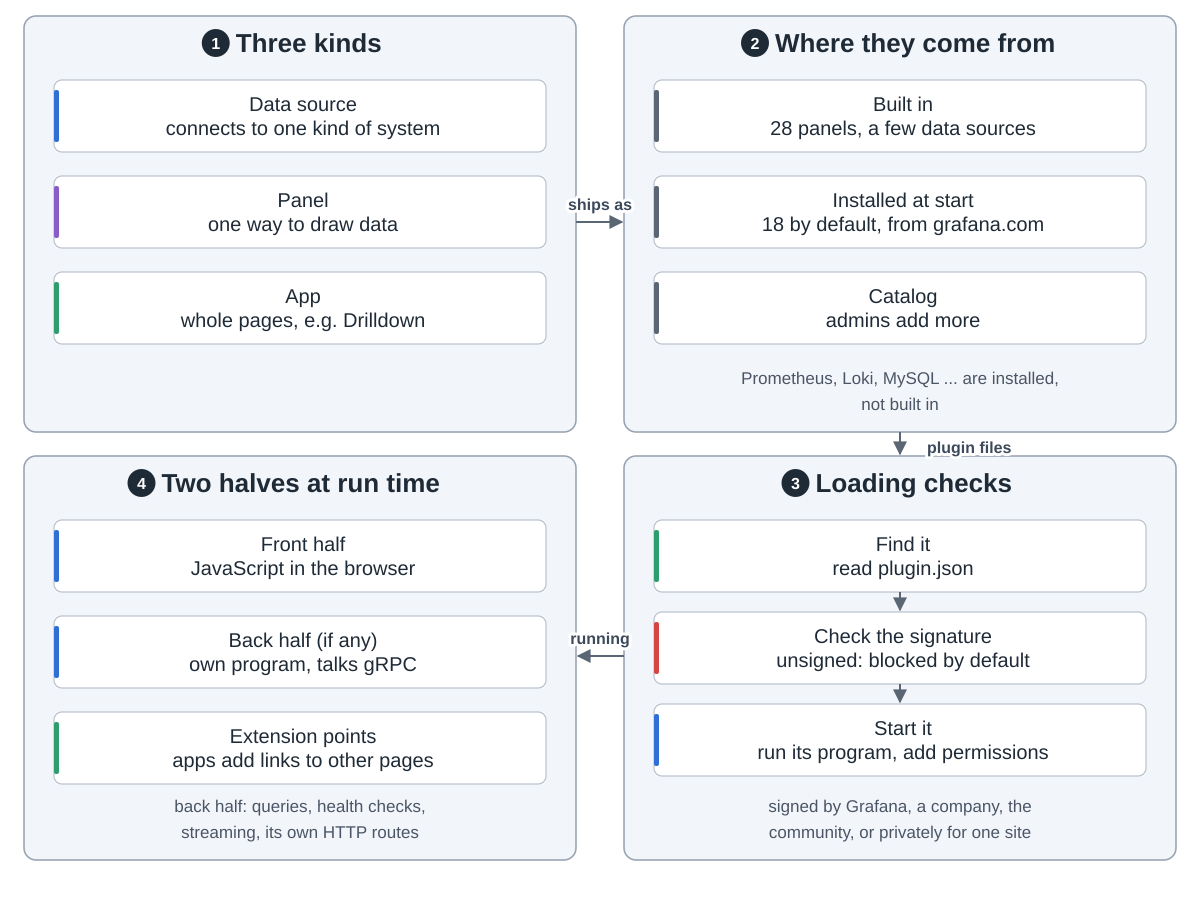

Write Python code to recreate this figure.
"""Grafana: plugins.  Drawn from grafana/grafana at commit 6b6eaf7: pkg/plugins/plugins.go (types),
pkg/services/pluginsintegration/pipeline/pipeline.go (discovery keeps datasource, app, panel),
pkg/plugins/manager/pipeline/doc.go (discovery, bootstrap, validation, initialization),
pkg/setting/setting_plugins.go:35-55 (18 preinstalled plugins), public/app/plugins/panel (28 panels),
pkg/plugins/models.go (signature types), pkg/plugins/manager/signature/authorizer.go (unsigned only in dev mode
or allow_loading_unsigned_plugins), pkg/plugins/backendplugin/grpcplugin (separate process over gRPC),
public/app/features/plugins/importer (module.js loaded in the browser), conf/defaults.ini [plugins].

Snake order: 1 three kinds -> 2 where they come from -> 3 loading checks -> 4 two halves at run time.
Run: python3 plugins.py"""
import sys
from pathlib import Path

sys.path.insert(0, str(Path(__file__).resolve().parents[2] / "tools"))
from archdiagram import Diagram  # noqa: E402

L, R, W = 24, 624, 552
T1, H1 = 16, 416
T2, H2 = 456, 404


def col(x, top, cards, h=72, gap=24, arrows=True):
    """One column of wide cards, top to bottom, optionally joined by arrows."""
    for i, (lbl, kind) in enumerate(cards):
        y = top + 64 + i * (h + gap)
        d.card(x + 30, y, lbl, kind, w=492, h=h)
        if arrows and i:
            d.arrow(f"M{x + W / 2} {y - gap}V{y - 2}")


def notes(x, top, hgt, *lines):
    """Up to two note lines at the foot of a group."""
    for i, s in enumerate(lines):
        d.note(x + W / 2, top + hgt - 22 - (len(lines) - 1 - i) * 26, s)


def handoffs(a, b, c, ya=T1 + 206, yc=T2 + 200):
    """Arrows between the four groups in snake order, with what each one carries."""
    if a:
        d.arrow(f"M{L + W} {ya}H{R - 2}", label=a, at=(600, ya - 12))
    if b:
        d.arrow(f"M{R + W / 2} {T1 + H1}V{T2 - 2}", label=b, at=(R + W / 2 + 14 + len(b) * 4.6, T1 + H1 + 21))
    if c:
        d.arrow(f"M{R} {yc}H{L + W + 2}", label=c, at=(600, yc - 12))

d = Diagram("Grafana: plugins",
            "1 Three kinds of plugin: a data source connects to a system, a panel is a way to draw data, an app adds "
            "whole pages and dashboards, such as the Drilldown apps. "
            "2 Where they come from: built in (28 panels and a few data sources), installed at start from "
            "grafana.com (18 by default, including Prometheus, Loki, MySQL and the Drilldown apps), or added by an "
            "admin from the catalog. "
            "3 Loading checks: Grafana finds each plugin and reads its plugin.json, checks its signature "
            "(Grafana, commercial, community or private; unsigned plugins are blocked unless allowed by name), "
            "then starts it and registers its permissions. "
            "4 Two halves at run time: the front half is JavaScript loaded in the browser; the back half, if any, "
            "is its own program that talks to Grafana over gRPC; apps can also add links and parts to other pages.")

d.group(L, T1, W, H1, "Three kinds", 1)
col(L, T1, [("Data source|connects to one kind of system", "coding"),
            ("Panel|one way to draw data", "write"),
            ("App|whole pages, e.g. Drilldown", "plan")], arrows=False)

d.group(R, T1, W, H1, "Where they come from", 2)
col(R, T1, [("Built in|28 panels, a few data sources", "data"),
            ("Installed at start|18 by default, from grafana.com", "data"),
            ("Catalog|admins add more", "data")], arrows=False)
notes(R, T1, H1, "Prometheus, Loki, MySQL ... are installed,", "not built in")

d.group(R, T2, W, H2, "Loading checks", 3)
col(R, T2, [("Find it|read plugin.json", "plan"),
            ("Check the signature|unsigned: blocked by default", "review"),
            ("Start it|run its program, add permissions", "coding")], gap=20)
notes(R, T2, H2, "signed by Grafana, a company, the", "community, or privately for one site")

d.group(L, T2, W, H2, "Two halves at run time", 4)
col(L, T2, [("Front half|JavaScript in the browser", "coding"),
            ("Back half (if any)|own program, talks gRPC", "coding"),
            ("Extension points|apps add links to other pages", "plan")], arrows=False)
notes(L, T2, H2, "back half: queries, health checks,", "streaming, its own HTTP routes")

handoffs("ships as", "plugin files", "running")

d.save(Path(__file__).with_name("plugins.svg"))
